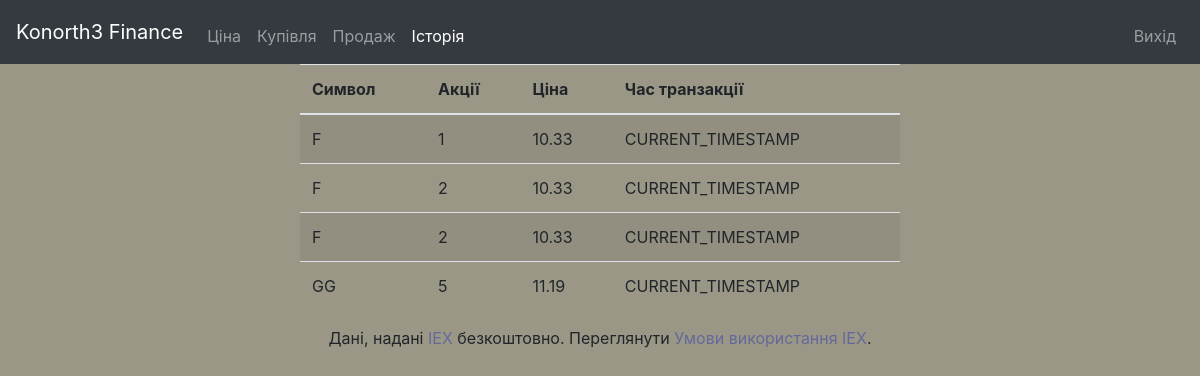
Screenshot of /history (signed in) with the database file from the repository.
### tables this page shows
CREATE TABLE '1' ('symbol' TEXT NOT NULL, 'shares' int NOT NULL,
                                              'price' DECIMAL(15,2),'transacted' DATETIME);

### start.py (the view)
@app.route("/history")
@login_required
def history():
    with sqlite3.connect("finance.db") as db:
            cursor = db.cursor()
            cursor.execute(f"SELECT * FROM '{session['user_id']}'")
    return render_template("history.html", history=cursor.fetchall())

### helpers.py (called while the page is built)
def login_required(f):
    @wraps(f)
    def decorated_function(*args, **kwargs) :
        if session.get("user_id") is None:
            return redirect("/login")
        return f(*args, **kwargs)
    return decorated_function

### templates/history.html (shortened to what this page needs)
{% extends "layout.html" %}
{% block nav%}
<ul class="navbar-nav mr-auto mt-2">
	<li class="nav-item"><a class="nav-link" href="\quote" class="nav-item">Ціна</a></li>
	<li class="nav-item"><a class="nav-link" href="\buy" class="nav-item">Купівля</a></li>
	<li class="nav-item"><a class="nav-link" href="\sell" class="nav-item">Продаж</a></li>
	<li class="nav-item"><a class="nav-link active" href="\history" class="nav-item">Історія</a></li>
</ul>
{% endblock %}
{% block main %}
    <table class="table table-striped" >
        <thead>
            <tr>
                <th>Символ</th>
                <th>Акції</th>
                <th>Ціна</th>
                <th>Час транзакції</th>
            </tr>
        </thead>
        <tbody>
				{% for i in history %}<tr>
                    <td>{{i[0]}}</td>
                    <td>{{i[1]}}</td>
                    <td>{{"%.2f" %(i[2])}}</td>
                    <td>{{i[3]}}</td>
                </tr>{%endfor%}
        </tbody>
    </table>
{% endblock %}

### templates/layout.html (shortened to what this page needs)
<!DOCTYPE html>
	<head>
		<link href="https://maxcdn.bootstrapcdn.com/bootstrap/4.1.3/css/bootstrap.min.css" rel="stylesheet">
		<link href="static/style.css" rel="stylesheet">
	</head>
	<body >
		<nav class="navbar navbar-expand-lg navbar-dark bg-dark">
			<a class="navbar-brand" href="/">
				<span>Konorth3</span> <span>Finance</span>
			</a>
			<div class="collapse navbar-collapse">
				{% if session.user_id %}
				{% block nav%}{% endblock %}
				<ul class="navbar-nav ml-auto mt-2">
					<li class="nav-item"><a href="\logout"class="nav-link">Вихід</a></li>
				</ul>
				{% else %}
				{% block reg%}{% endblock %}
				{% endif%}
			</div>
		</nav>
        <main>
			{% block main %}{% endblock %}
		</main>
		<footer >
			Дані, надані <a href="https://iextrading.com/developer">IEX</a> безкоштовно. Переглянути <a href="https://iextrading.com/api-exhibit-a/">Умови використання IEX</a>.
		</footer>
	</body>
</html>

### static/style.css (style rules this page uses)
body { background-color: #9A9787; }
footer { text-align: center; }
main { position: relative; left: 25%; max-width: 50%; }
a { color: #64699B; }

### rows the page displays
1: symbol "F", shares "1", price "10.33", transacted "CURRENT_TIMESTAMP"
1: symbol "F", shares "2", price "10.33", transacted "CURRENT_TIMESTAMP"
1: symbol "F", shares "2", price "10.33", transacted "CURRENT_TIMESTAMP"
1: symbol "GG", shares "5", price "11.19", transacted "CURRENT_TIMESTAMP"
